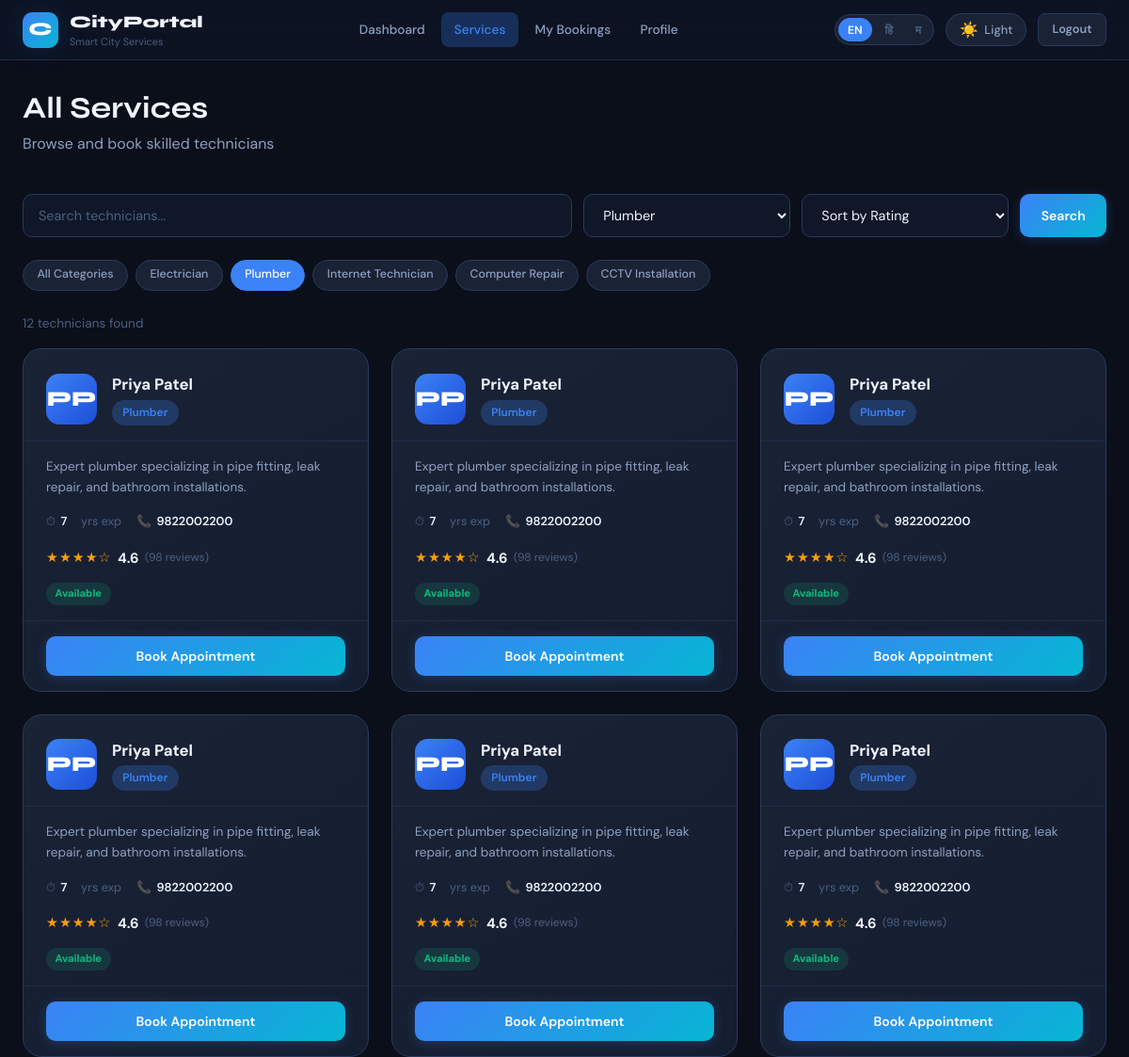
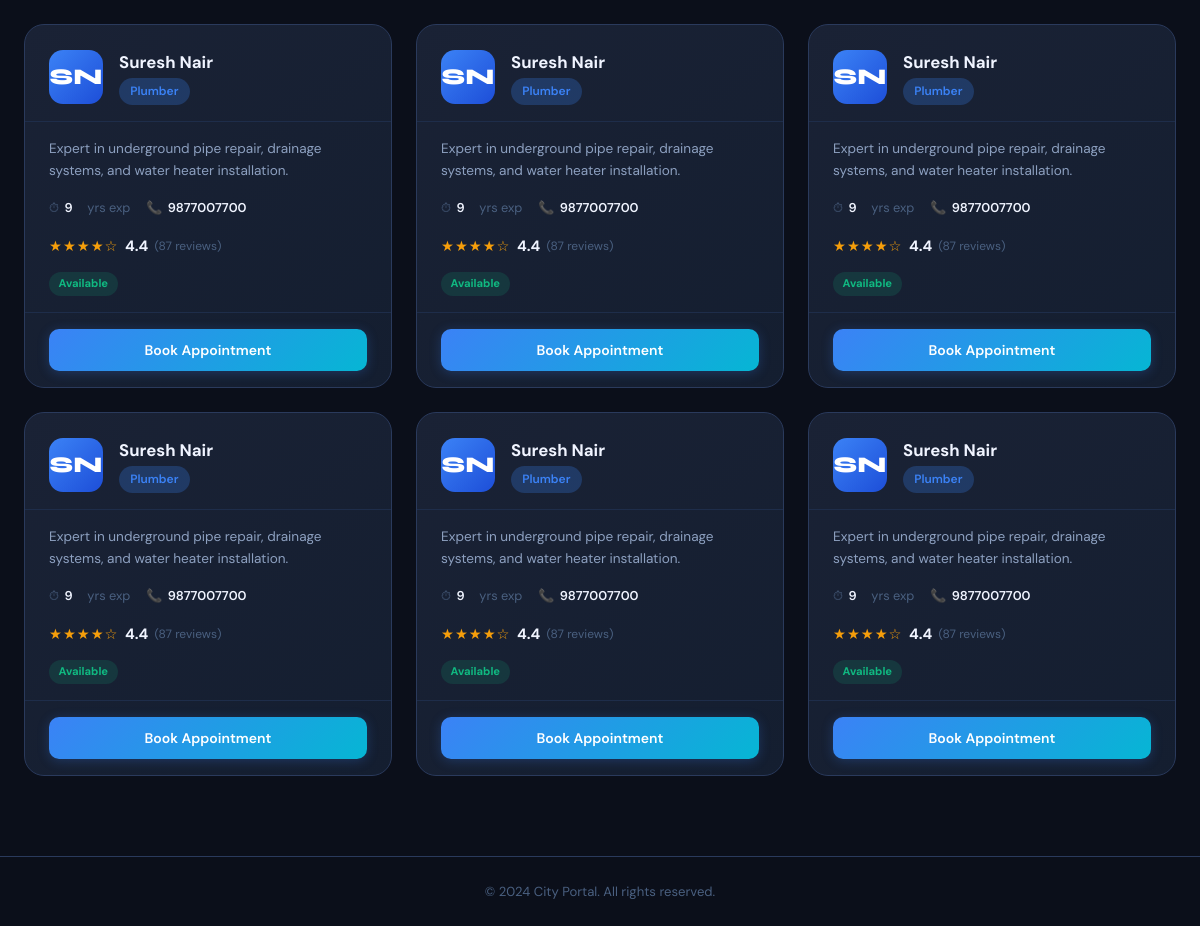
Screenshot of /services?cat=Plumber (signed in) with the database file from the repository (2 pictures, top to bottom).
### tables this page shows
CREATE TABLE technicians(
            id INTEGER PRIMARY KEY AUTOINCREMENT,
            name TEXT NOT NULL, specialization TEXT NOT NULL,
            phone TEXT, email TEXT, bio TEXT,
            experience INTEGER DEFAULT 1,
            rating REAL DEFAULT 0, review_count INTEGER DEFAULT 0,
            available INTEGER DEFAULT 1,
            created_at TIMESTAMP DEFAULT CURRENT_TIMESTAMP);

### app.py (the view)
@app.route('/services')
def services():
    if 'user_id' not in session: return redirect(url_for('login'))
    q = request.args.get('q','')
    cat = request.args.get('cat','')
    sort = request.args.get('sort','rating')
    con = db()
    query = 'SELECT * FROM technicians WHERE available=1'
    params = []
    if q:
        query += ' AND (name LIKE ? OR specialization LIKE ? OR bio LIKE ?)'
        params += [f'%{q}%',f'%{q}%',f'%{q}%']
    if cat:
        query += ' AND specialization=?'; params.append(cat)
    order = {'rating':'rating DESC','name':'name ASC','exp':'experience DESC'}.get(sort,'rating DESC')
    query += f' ORDER BY {order}'
    techs = con.execute(query, params).fetchall()
    cats = [r[0] for r in con.execute('SELECT DISTINCT specialization FROM technicians').fetchall()]
    con.close()
    return render_template('services.html', techs=techs, cats=cats, q=q, cat=cat, sort=sort, user=current_user())

### app.py (called while the page is built)
def db():
    c = sqlite3.connect(DB); c.row_factory = sqlite3.Row; return c

def current_user():
    if 'user_id' not in session: return None
    con = db()
    u = con.execute('SELECT * FROM users WHERE id=?', (session['user_id'],)).fetchone()
    con.close(); return u

### templates/services.html (shortened to what this page needs)
{% extends "base.html" %}
{% block content %}
<div class="main-content">
  <div class="page-header">
    <h1 data-t="svc_title">All Services</h1>
    <p data-t="svc_subtitle">Browse and book skilled technicians</p>
  </div>
  <form method="GET" action="{{ url_for('services') }}">
    <div class="search-bar">
      <input type="text" name="q" class="form-control" data-t-ph="svc_search" placeholder="Search technicians..." value="{{ q }}"/>
      <select name="cat" class="form-control" style="max-width:200px">
        {% for c in cats %}
        <option value="{{ c }}" {% if cat==c %}selected{% endif %}>{{ c }}</option>
        {% endfor %}
      </select>
      <select name="sort" class="form-control" style="max-width:180px">
        <option value="rating" {% if sort=='rating' %}selected{% endif %} data-t="svc_sort_rating">Sort by Rating</option>
      </select>
      <button type="submit" class="btn btn-primary" data-t="svc_search_btn">Search</button>
    </div>
  </form>
  <div class="filter-chips">
    <a href="{{ url_for('services') }}" class="chip {% if not cat %}active{% endif %}" data-t="svc_filter_all">All</a>
    {% for c in cats %}
    <a href="{{ url_for('services', cat=c) }}" class="chip {% if cat==c %}active{% endif %}">
      <span data-service="{{ c }}">{{ c }}</span>
    </a>
    {% endfor %}
  </div>
  <p style="margin-bottom:1rem;color:var(--text-muted);font-size:.85rem">
    {{ techs|length }} technician{% if techs|length != 1 %}s{% endif %} found
  </p>
  {% if techs %}
  <div class="tech-grid">
    {% for t in techs %}
    {% set initials = t.name.split()[0][0] + (t.name.split()[1][0] if t.name.split()|length > 1 else '') %}
    {% set svc_class = 'svc-' + t.specialization.split()[0] %}
    <div class="tech-card fade-in">
      <div class="tech-card-header">
        <div class="tech-avatar {{ svc_class }}">{{ initials }}</div>
        <div>
          <div class="tech-name">{{ t.name }}</div>
          <span class="tech-spec"><span data-service="{{ t.specialization }}">{{ t.specialization }}</span></span>
        </div>
      </div>
      <div class="tech-card-body">
        <p class="tech-bio">{{ t.bio }}</p>
        <div class="tech-meta">
          <div class="tech-meta-item">
            ⏱ <span class="val">{{ t.experience }}</span>&nbsp;<span data-t="svc_exp">yrs exp</span>
          </div>
          <div class="tech-meta-item">
            📞 <span class="val">{{ t.phone }}</span>
          </div>
        </div>
        <div class="tech-rating" style="margin-bottom:.75rem">
          <span class="stars-display">{{ '★' * t.rating|int }}{{ '☆' * (5 - t.rating|int) }}</span>
          <span class="rating-num">{{ t.rating }}</span>
          <span class="review-cnt">({{ t.review_count }} <span data-t="svc_reviews">reviews</span>)</span>
        </div>
        <span class="badge-avail {{ 'yes' if t.available else 'no' }}" data-t="{{ 'svc_available' if t.available else 'svc_unavailable' }}">
        </span>
      </div>
      <div class="tech-card-footer">
        {% if t.available %}
        <a href="{{ url_for('book', tech_id=t.id) }}" class="btn btn-primary btn-full" data-t="svc_book">Book Appointment</a>
        {% else %}
        <button class="btn btn-secondary btn-full" disabled data-t="svc_unavailable">Unavailable</button>
        {% endif %}
      </div>
    </div>
    {% endfor %}
  </div>
  {% else %}
  <div class="card" style="text-align:center;padding:3rem">
    <div style="font-size:3rem;margin-bottom:1rem">🔍</div>
    <h3 data-t="svc_no_result">No technicians found</h3>
  </div>
  {% endif %}
</div>
{% endblock %}

### rows the page displays
technicians: initials "PP", name "Priya Patel", bio "Expert plumber specializing in pipe fitting, leak repair, and bathroom installations.", experience "7", phone "9822002200", rating "★★★★", rating "☆", rating "4.6", review_count "98"
technicians: initials "PP", name "Priya Patel", bio "Expert plumber specializing in pipe fitting, leak repair, and bathroom installations.", experience "7", phone "9822002200", rating "★★★★", rating "☆", rating "4.6", review_count "98"
technicians: initials "PP", name "Priya Patel", bio "Expert plumber specializing in pipe fitting, leak repair, and bathroom installations.", experience "7", phone "9822002200", rating "★★★★", rating "☆", rating "4.6", review_count "98"
technicians: initials "PP", name "Priya Patel", bio "Expert plumber specializing in pipe fitting, leak repair, and bathroom installations.", experience "7", phone "9822002200", rating "★★★★", rating "☆", rating "4.6", review_count "98"
technicians: initials "PP", name "Priya Patel", bio "Expert plumber specializing in pipe fitting, leak repair, and bathroom installations.", experience "7", phone "9822002200", rating "★★★★", rating "☆", rating "4.6", review_count "98"
technicians: initials "PP", name "Priya Patel", bio "Expert plumber specializing in pipe fitting, leak repair, and bathroom installations.", experience "7", phone "9822002200", rating "★★★★", rating "☆", rating "4.6", review_count "98"
technicians: initials "SN", name "Suresh Nair", bio "Expert in underground pipe repair, drainage systems, and water heater installation.", experience "9", phone "9877007700", rating "★★★★", rating "☆", rating "4.4", review_count "87"
technicians: initials "SN", name "Suresh Nair", bio "Expert in underground pipe repair, drainage systems, and water heater installation.", experience "9", phone "9877007700", rating "★★★★", rating "☆", rating "4.4", review_count "87"
technicians: initials "SN", name "Suresh Nair", bio "Expert in underground pipe repair, drainage systems, and water heater installation.", experience "9", phone "9877007700", rating "★★★★", rating "☆", rating "4.4", review_count "87"
technicians: initials "SN", name "Suresh Nair", bio "Expert in underground pipe repair, drainage systems, and water heater installation.", experience "9", phone "9877007700", rating "★★★★", rating "☆", rating "4.4", review_count "87"
technicians: initials "SN", name "Suresh Nair", bio "Expert in underground pipe repair, drainage systems, and water heater installation.", experience "9", phone "9877007700", rating "★★★★", rating "☆", rating "4.4", review_count "87"
technicians: initials "SN", name "Suresh Nair", bio "Expert in underground pipe repair, drainage systems, and water heater installation.", experience "9", phone "9877007700", rating "★★★★", rating "☆", rating "4.4", review_count "87"

### other values shown
{{ techs|length }} "12"
form field cat "Plumber"
